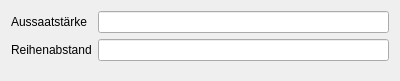
<?xml version="1.0" encoding="UTF-8"?>
<ui version="4.0">
 <class>Form</class>
 <widget class="QWidget" name="Form">
  <property name="geometry">
   <rect>
    <x>0</x>
    <y>0</y>
    <width>400</width>
    <height>81</height>
   </rect>
  </property>
  <property name="windowTitle">
   <string>Form</string>
  </property>
  <layout class="QVBoxLayout" name="verticalLayout">
   <item>
    <layout class="QFormLayout" name="formLayout">
     <item row="0" column="0">
      <widget class="QLabel" name="label">
       <property name="text">
        <string>Aussaatstärke</string>
       </property>
      </widget>
     </item>
     <item row="1" column="0">
      <widget class="QLabel" name="label_2">
       <property name="text">
        <string>Reihenabstand</string>
       </property>
      </widget>
     </item>
     <item row="0" column="1">
      <widget class="QLineEdit" name="db_seeding_rate"/>
     </item>
     <item row="1" column="1">
      <widget class="QLineEdit" name="db_row_distance"/>
     </item>
    </layout>
   </item>
  </layout>
 </widget>
 <resources/>
 <connections/>
</ui>
